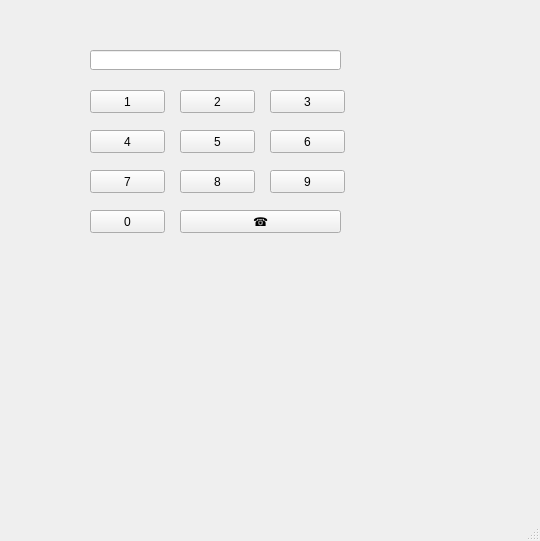
<?xml version="1.0" encoding="UTF-8"?>
<ui version="4.0">
 <class>MainWindow</class>
 <widget class="QMainWindow" name="MainWindow">
  <property name="geometry">
   <rect>
    <x>0</x>
    <y>0</y>
    <width>540</width>
    <height>541</height>
   </rect>
  </property>
  <property name="windowTitle">
   <string>MainWindow</string>
  </property>
  <property name="layoutDirection">
   <enum>Qt::LeftToRight</enum>
  </property>
  <widget class="QWidget" name="centralwidget">
   <widget class="QLineEdit" name="le">
    <property name="geometry">
     <rect>
      <x>90</x>
      <y>50</y>
      <width>251</width>
      <height>20</height>
     </rect>
    </property>
    <property name="layoutDirection">
     <enum>Qt::RightToLeft</enum>
    </property>
    <property name="alignment">
     <set>Qt::AlignRight|Qt::AlignTrailing|Qt::AlignVCenter</set>
    </property>
   </widget>
   <widget class="QPushButton" name="pb1">
    <property name="geometry">
     <rect>
      <x>90</x>
      <y>90</y>
      <width>75</width>
      <height>23</height>
     </rect>
    </property>
    <property name="text">
     <string>1</string>
    </property>
   </widget>
   <widget class="QPushButton" name="pb2">
    <property name="geometry">
     <rect>
      <x>180</x>
      <y>90</y>
      <width>75</width>
      <height>23</height>
     </rect>
    </property>
    <property name="text">
     <string>2</string>
    </property>
   </widget>
   <widget class="QPushButton" name="pb3">
    <property name="geometry">
     <rect>
      <x>270</x>
      <y>90</y>
      <width>75</width>
      <height>23</height>
     </rect>
    </property>
    <property name="text">
     <string>3</string>
    </property>
   </widget>
   <widget class="QPushButton" name="pb4">
    <property name="geometry">
     <rect>
      <x>90</x>
      <y>130</y>
      <width>75</width>
      <height>23</height>
     </rect>
    </property>
    <property name="text">
     <string>4</string>
    </property>
   </widget>
   <widget class="QPushButton" name="pb5">
    <property name="geometry">
     <rect>
      <x>180</x>
      <y>130</y>
      <width>75</width>
      <height>23</height>
     </rect>
    </property>
    <property name="text">
     <string>5</string>
    </property>
   </widget>
   <widget class="QPushButton" name="pb6">
    <property name="geometry">
     <rect>
      <x>270</x>
      <y>130</y>
      <width>75</width>
      <height>23</height>
     </rect>
    </property>
    <property name="text">
     <string>6</string>
    </property>
   </widget>
   <widget class="QPushButton" name="pb7">
    <property name="geometry">
     <rect>
      <x>90</x>
      <y>170</y>
      <width>75</width>
      <height>23</height>
     </rect>
    </property>
    <property name="text">
     <string>7</string>
    </property>
   </widget>
   <widget class="QPushButton" name="pb8">
    <property name="geometry">
     <rect>
      <x>180</x>
      <y>170</y>
      <width>75</width>
      <height>23</height>
     </rect>
    </property>
    <property name="text">
     <string>8</string>
    </property>
   </widget>
   <widget class="QPushButton" name="pb9">
    <property name="geometry">
     <rect>
      <x>270</x>
      <y>170</y>
      <width>75</width>
      <height>23</height>
     </rect>
    </property>
    <property name="text">
     <string>9</string>
    </property>
   </widget>
   <widget class="QPushButton" name="pb0">
    <property name="geometry">
     <rect>
      <x>90</x>
      <y>210</y>
      <width>75</width>
      <height>23</height>
     </rect>
    </property>
    <property name="text">
     <string>0</string>
    </property>
   </widget>
   <widget class="QPushButton" name="pb_call">
    <property name="geometry">
     <rect>
      <x>180</x>
      <y>210</y>
      <width>161</width>
      <height>23</height>
     </rect>
    </property>
    <property name="text">
     <string>☎</string>
    </property>
   </widget>
  </widget>
  <widget class="QMenuBar" name="menubar">
   <property name="geometry">
    <rect>
     <x>0</x>
     <y>0</y>
     <width>540</width>
     <height>21</height>
    </rect>
   </property>
  </widget>
  <widget class="QStatusBar" name="statusbar"/>
 </widget>
 <resources/>
 <connections/>
</ui>
